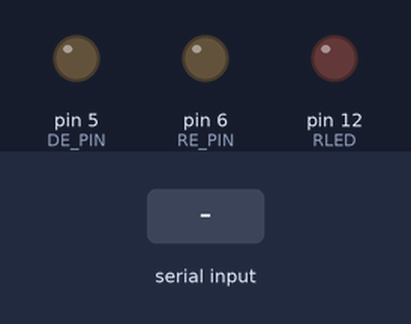
This sketch was run on a simulated Arduino Uno, built with avr-gcc and run on an emulated ATmega328P. Parts: output pins drawn as LEDs (lit = HIGH). Inputs (shaded band) come from the test bench. The modem accepts every AT command (registered, SIM ready, sends succeed) and sends nothing else; what the sketch prints to the serial monitor is not drawn.

Above: at 6.2 s.
6.3 s: "204:150\n" received over the second serial link
At 8.2 s:
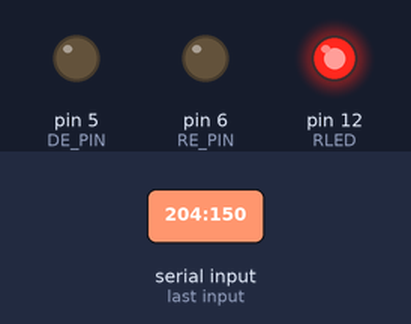
8.5 s: "204\n" received over the second serial link
Timing chart, 0 to 40.5 s (numbered marks = the images above; inputs shaded):
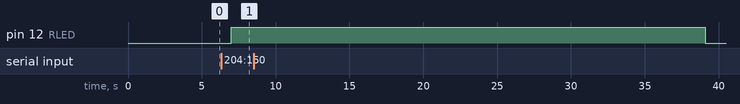

The sketch:

KOB_02.ino
```cpp
  #include <SoftwareSerial.h>
  /*
  Lecture des débits sur port série Rs485
  Envoi des débits positifs sur le cloud influxDB
  */

  // Définition des pins

  #define TX_PIN 4      // Pin TX pour la communication 485 DI
  #define DE_PIN 5       // Data Enable                     DE
  #define RE_PIN 6       // Receive Enable                  RE
  #define RX_PIN 7      // Pin RX pour la communication 485 RO

  #define RG_PIN 8      // Pin Rx pour la communication 4G
  #define TG_PIN 9      // Pin TX pour la communication 4G
  #define RLED  12      // Témoin de transfert...

  String myToken = "kjhkjh";
  String myHost = "https://eu-central-1-1.aws.cloud2.influxdata.com";
  String myOrg = "b806d7e07da0b5e0";

  float debit = 0.0;
  String sdebit;
  float savdebit = 0.0;
  int taille = 0;

  // Création de l'objet pour l'interface 4G
  SoftwareSerial c4GSerial(RG_PIN, TG_PIN);

  // Création de l'objet pour l'interface rs485
  SoftwareSerial rs485Serial(RX_PIN, TX_PIN);

  void setup()
  {
  // Port série hardware pour debug (optionnel)
    Serial.begin(115200);
    delay(1000);

    // start du port série débitmètre
    rs485Serial.begin(9600);
    delay(1000);

    // start du port série 4G
    c4GSerial.begin(115200);
    delay(1000);

    // Configuration des pins RS485
    pinMode(RE_PIN, OUTPUT);
    pinMode(DE_PIN, OUTPUT);

    digitalWrite(RE_PIN, LOW);
    digitalWrite(DE_PIN, LOW);

    pinMode(RLED, OUTPUT);
    digitalWrite(RLED, LOW);

    delay(1000);
    sendATCommand("AT",1000);
  }


  void loop()
  {
    if (! rs485Serial.isListening()){
      rs485Serial.listen();
      Serial.println("Ecoute rs485Serial");
    }
    if (rs485Serial.available() > 0)
    {
        String ReceivedData = rs485Serial.readStringUntil('\n');
        Serial.println(ReceivedData);  // Attendu FLOW: 3.4567 m3/h
        int twopoint = ReceivedData.indexOf(':');
        int mletter = ReceivedData.indexOf('m'); // remplacer par l si on passe le débitmètre en l/s
        sdebit = ReceivedData.substring(twopoint+2,mletter-1);
        debit = sdebit.toFloat(); // ne garde que 2 décimales
        Serial.println("sdebit=" + sdebit);
        //
        if ((debit != savdebit) || (debit > 0.0)) // on envoie si le débit est différent du précédent envoyé/ ou > 0
        {
          if (savdebit == 0.0)
          {
            sendInfluxDataPoint("0"); // on poste un 0 juste avant les débits positifs pour permettre un calcul précis des intégrales
          }
          sendInfluxDataPoint(sdebit); // on envoie le point de débit dans Influx
          savdebit = debit;
        }
    } else {
      Serial.println("Rien de nouveau à lire sur rs485Serial");
    }
      delay(1000);
  }


void sendInfluxDataPoint(String sdebit){
  taille = sdebit.length() + 33;
  c4GSerial.listen();
  digitalWrite(RLED, HIGH);
  sendATCommand("AT+HTTPINIT",1000);
  sendATCommand("AT+HTTPPARA=\"URL\",\"" + myHost + "/api/v2/write?org=" + myOrg + "&bucket=debitmetre&precision=s\"",1000);
  sendATCommand("AT+HTTPPARA=\"USERDATA\",\"Authorization:Token " + myToken + "\"",1000);
  sendATCommand("AT+HTTPPARA=\"CONTENT\",\"text/plain; charset=utf-8\"",1000);
  sendATCommand("AT+HTTPDATA=" + String(taille) + ",1000",1000); // là il faut indiquer la taille exacte du body text
  sendATCommand("debit,client=KOB,unit=m3/h debit=" + sdebit,1000);
  String response = sendATCommand("AT+HTTPACTION=1",8000);
  if (response.indexOf("204") == -1) { // Si le code de retour obtenu est différent de 204 on reset le module 4G (format attendu : "+HTTPACTION: 1,204,0")
      Serial.println("ERREUR : on a  pas reçu de code 204!");
      softReset4G();
  }
  sendATCommand("AT+HTTPTERM",1000);
  digitalWrite(RLED, LOW);

}

void softReset4G(){
  Serial.println("SOFT RESET DU MODULE 4G");
  sendATCommand("AT+CFUN=1,1",1000);
}

String sendATCommand(String cmd, const int timeout) {
  Serial.println("sendATcommand :" + cmd);
  String response = "";
  c4GSerial.println(cmd);
  long int time = millis();
  while((time+timeout) > millis()) {
    while(c4GSerial.available() > 0) {
      char c = c4GSerial.read();
      response += c;
    }
  }
  Serial.println(response);
  return response;
}
```

Measured:
- after the input at 6.3 s, pin 12 (RLED): LOW → HIGH after 0.70 s
